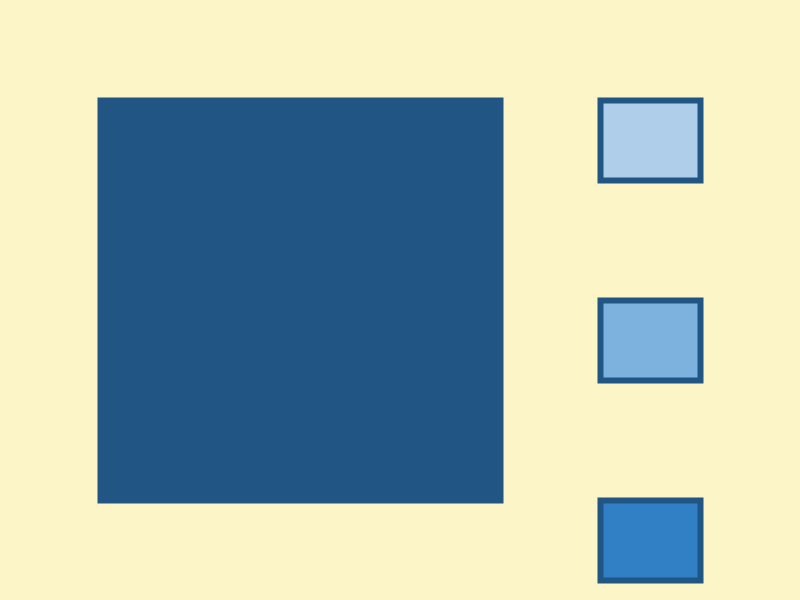
Frame 1 (no input)
Frame 60 (the mouse pressed at the canvas centre just before this capture): identical to frame 1, image omitted
Frame 120 (the mouse held since frame 60 and released just before this capture): identical to frame 1, image omitted

The Processing sketch that drew this single still picture (run headless with seeded random() and noise(); from frame 60 on, the mouse is pressed at the canvas centre):

// Processing sketch: Unit_4_Checkpoint_2_Mar31st
// ── Unit_4_Checkpoint_2_Mar31st.pde
//palette of colors
color lemon = #FCF5C7;
color lightBlue = #AECEEA;
color mediumBlue = #7DB1DE;
color darkBlue = #317FC4;
color darkestBlue = #215583;

//variables for color selection
color selectedColor;

void setup() {
  size(800, 600);
  strokeWeight(6);
  stroke(darkestBlue);
  selectedColor = darkestBlue; 
}

void draw() {
  background(lemon);
  
  //buttons
  fill(lightBlue);
  rect(600, 100, 100, 80);
  fill(mediumBlue);
  rect(600, 300, 100, 80);
  fill(darkBlue);
  rect(600, 500, 100, 80);
  
  //indicator
  fill(selectedColor);
  square(100, 100, 400);
}

void mouseReleased() {
  if (dist(600, 100, mouseX, mouseY) < 100) {
    selectedColor = lightBlue;
  }
  else if (dist(600, 300, mouseX, mouseY) < 100) {
    selectedColor = mediumBlue;
  }
  else if (dist(600, 500, mouseX, mouseY) < 100) {
    selectedColor = darkBlue;
  }
}
